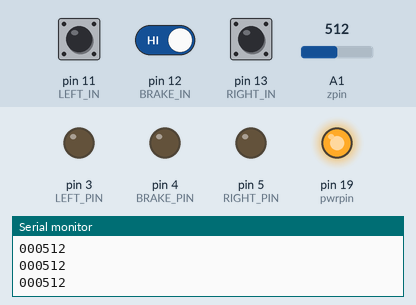
Recording of a sketch running on a simulated Arduino Uno, built with avr-gcc and run on an emulated ATmega328P. On the bench: output pins drawn as LEDs (lit = HIGH), the last lines printed to the serial monitor. Dashed ring = blinking. Inputs (shaded band) come from the test bench; at power-on: pin 11 (LEFT_IN) HIGH, pin 13 (RIGHT_IN) HIGH, pin 12 (BRAKE_IN) HIGH, A1 (zpin) = 512.

Above: at 1.2 s.
1.3 s: pin 11 (LEFT_IN) pulled LOW for 0.15 s
At 3.44 s:
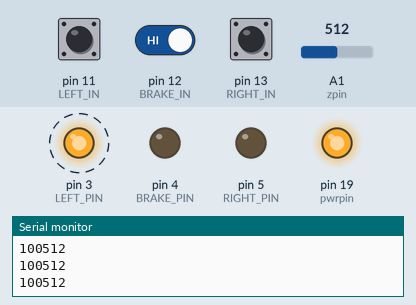
4.4 s: pin 13 (RIGHT_IN) pulled LOW for 3.2 s
At 8.54 s:
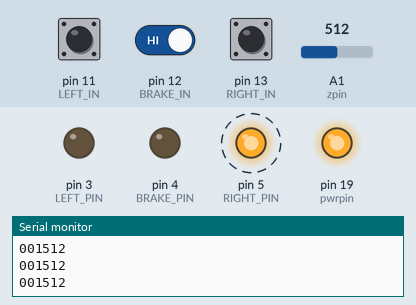
10.6 s: pin 12 (BRAKE_IN) driven LOW
At 11.45 s:
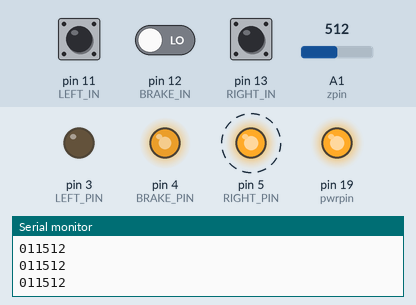
13.6 s: pin 11 (LEFT_IN) pulled LOW for 0.15 s
At 14.82 s:
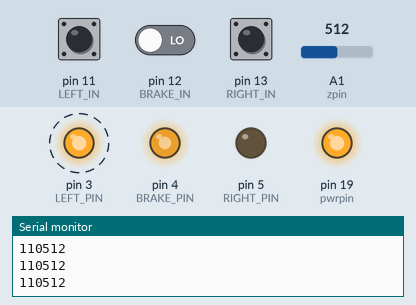
16.7 s: pin 12 (BRAKE_IN) driven HIGH
At 17.12 s:
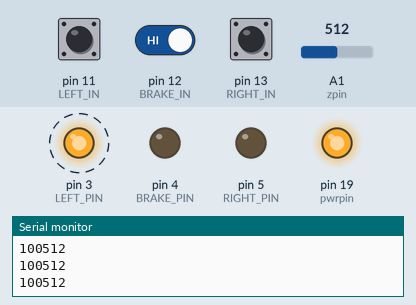
19.7 s: A1 (zpin) set to 540
22.7 s: A1 (zpin) set to 569
Timing chart, 0 to 25.2 s (numbered marks = the images above; inputs shaded):
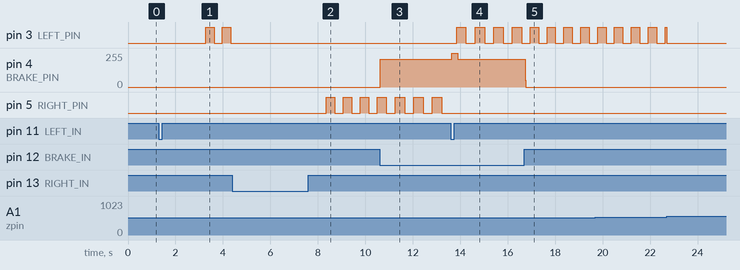

The sketch:

OnCycle_Arduino_Interface.ino
```cpp
/*
OnCycle Project - Hardware Interface
-----------------------------------------
Project: SYSC 3010 - OnCycle Project
Author: Christian Sargusingh
Date: 2018-11-20
-----------------------------------------
Description: This file contains the hardware code for the
turning signals, brake light interfacing using DPST push
switches. This code is also responsible for reading
accelerometer data from the ADXL345.
*/

const int DELAY = 400;
const byte LEFT_PIN = 3;
const byte RIGHT_PIN = 5;
const byte BRAKE_PIN = 4;

const byte LEFT_IN = 11;
const byte RIGHT_IN = 13;
const byte BRAKE_IN = 12;

const byte xpin = A3;
const byte ypin = A2;

const byte zpin = A1;
const byte gndpin = 18;
const byte pwrpin = 19;

//State variables for blink control
boolean leftState = 0;
boolean rightState = 0;
boolean brakeState = 0;

boolean blState = 1;
boolean brState = 1;


//timing variables and debouncing constants
const int PULSE_TIME = 10000;
const int DB_TIME = 250;
int t1 = 0;
int timer = 0;

//accelerometer variable
int analog = 0;
String packet;
void setup(){
  //Define serial communications (9600 baud)
  Serial.begin(9600);

  //initialize digital i/o pin 13 and 12 as input (btn pins)
  pinMode(LEFT_IN,INPUT);  //left
  pinMode(RIGHT_IN,INPUT);  //right
  pinMode(BRAKE_IN,INPUT);

  //initialize digital i/o(LED pins)
  pinMode(BRAKE_PIN,OUTPUT);  //brake
  pinMode(LEFT_PIN,OUTPUT);  //left
  pinMode(RIGHT_PIN,OUTPUT);  //right
  pinMode(gndpin,OUTPUT);
  pinMode(pwrpin, OUTPUT);
  pinMode(BRAKE_PIN,OUTPUT);  //brake
  pinMode(LEFT_PIN,OUTPUT);  //left
  pinMode(RIGHT_PIN,OUTPUT);  //right
  pinMode(gndpin,OUTPUT);

  //Write 1 and 0 to accelerometer
  digitalWrite(gndpin, LOW);
  digitalWrite(pwrpin, HIGH);
}

/* MAIN EVENT LOOP*/
void loop(){
  //increment timer counter
  timer = timer+1;

  /*BRAKE LIGHT IMPLEMENTATION
    ------------------------------------------------------- */
  //always write 0 unless brake btn is pressed down
  digitalWrite(BRAKE_PIN,LOW);
  brakeState = 0;
  //if brake btn is pushed write high to the brake pin until the btn is released
  if (digitalRead(BRAKE_IN) == 0){
    digitalWrite(BRAKE_PIN,HIGH);
    brakeState = 1;
  }

  /*LEFT SIGNAL IMPLEMENTATION
  ------------------------------------------------------- */
  if (digitalRead(LEFT_IN) == 0){
    if (leftState){
      digitalWrite(LEFT_PIN,LOW);
      leftState = 0;
      timer = 0;
    }else{
      leftState = 1;
      digitalWrite(RIGHT_PIN,LOW);
      rightState = 0;
    }
    //send left button state to db
    delay(DB_TIME);
  }

  if ((leftState)&&(timer == PULSE_TIME)){
    blState = !blState;
    if (blState){
      digitalWrite(LEFT_PIN,HIGH);
    }else{
      digitalWrite(LEFT_PIN,LOW);
    }
    //reset timer for next cycle
    timer = 0;
  }


  /*RIGHT SIGNAL IMPLEMENTATION
  ------------------------------------------------------- */
  if (digitalRead(RIGHT_IN) == 0){
    if (rightState){
      digitalWrite(RIGHT_PIN,LOW);
      rightState = 0;
      timer = 0;
    }else{
      rightState = 1;
      digitalWrite(LEFT_PIN,LOW);
      leftState = 0;
    }
    //send right button state to db
    delay(DB_TIME);
  }

  if ((rightState)&&(timer == PULSE_TIME)){
    brState = !brState;
    if (brState){
      digitalWrite(RIGHT_PIN,HIGH);
    }else{
      digitalWrite(RIGHT_PIN,LOW);
    }
    //reset timer for next cycle
    timer = 0;
  }
  //delay when to print datapoints to ensure all intended data points are getting read
  if (timer%1000 == 0){
    analog = analogRead(zpin);
    Serial.print(leftState);
    Serial.print(brakeState);
    Serial.print(rightState);
    Serial.println(analog);

    //turn off LED when turn has been completed
    if (analog > 550){
      rightState = false;
      digitalWrite(RIGHT_PIN, LOW);
      leftState = false;
      digitalWrite(LEFT_PIN, LOW);
    }
  }
}
```

Measured:
- after the input at 1.3 s, pin 3 (LEFT_PIN): alternates HIGH for 0.36 s and LOW for 0.36 s, starting after 2.0 s
- after the input at 4.4 s, pin 3 (LEFT_PIN): stops changing and stays LOW; pin 5 (RIGHT_PIN): alternates HIGH for 0.36 s and LOW for 0.36 s, starting after 4.0 s
- after the input at 10.6 s, pin 4 (BRAKE_PIN): 0/255 → 209/255 at once
- after the input at 13.6 s, pin 3 (LEFT_PIN): alternates HIGH for 0.39 s and LOW for 0.39 s, starting after 0.25 s; pin 4 (BRAKE_PIN): 209/255 → 255/255 at once, → 209/255 0.25 s later; pin 5 (RIGHT_PIN): stops changing and stays LOW
- after the input at 16.7 s, pin 4 (BRAKE_PIN): 209/255 → 0/255 at once
